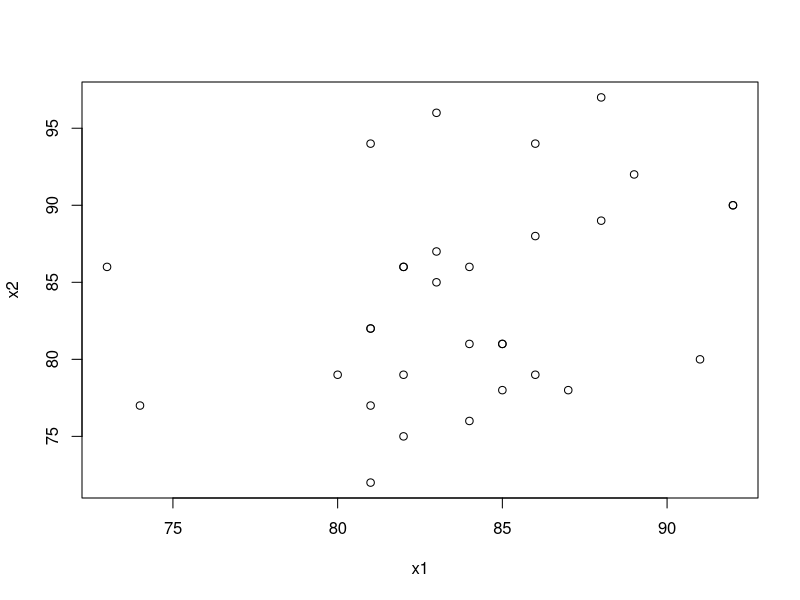
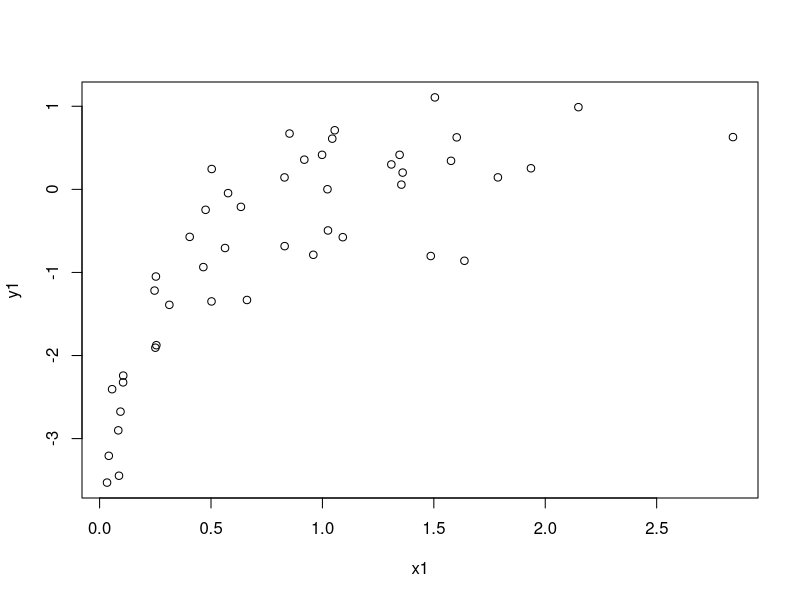

The R source for these figures, in order:
attach(airquality)
x1 = Temp[Month==7]
x2 = Temp[Month==8]
r = cor(x1,x2)
cor.test(x1,x2, alternative = 'two.sided', method='pearson', conf.level = 0.95)
plot(x1,x2)
fischer <- function(r){0.5*log((1+r)/(1-r))}
z = qnorm(1-0.05/2)
n = 31
z.u = fischer(r) + z/sqrt(n-3)
z.l = fischer(r) - z/sqrt(n-3)

ht <- function(z){(exp(2*z)-1)/(exp(2*z)+1)}
ht(z.u)
ht(z.l)

cor.test(x1,x2, alternative = 'two.sided', method='spearman', conf.level = 0.95)

x = rnorm(100)
y = log(abs(x)) + rnorm(100, mean=0, sd = 0.5)
x1 = x[x>0]
y1 = y[x>0]
plot(x1,y1)
cor.test(x1,y1, alternative = 'two.sided', method='pearson', conf.level = 0.95)
cor.test(x1,y1, alternative = 'two.sided', method='spearman', conf.level = 0.95)
cor.test(x1,y1, alternative = 'two.sided', method='kendall', conf.level = 0.95)

detach(airquality)
